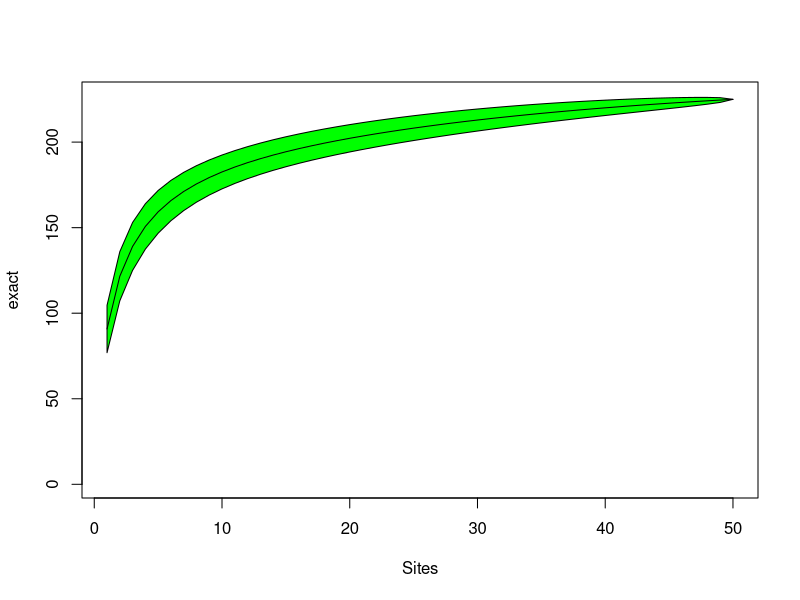
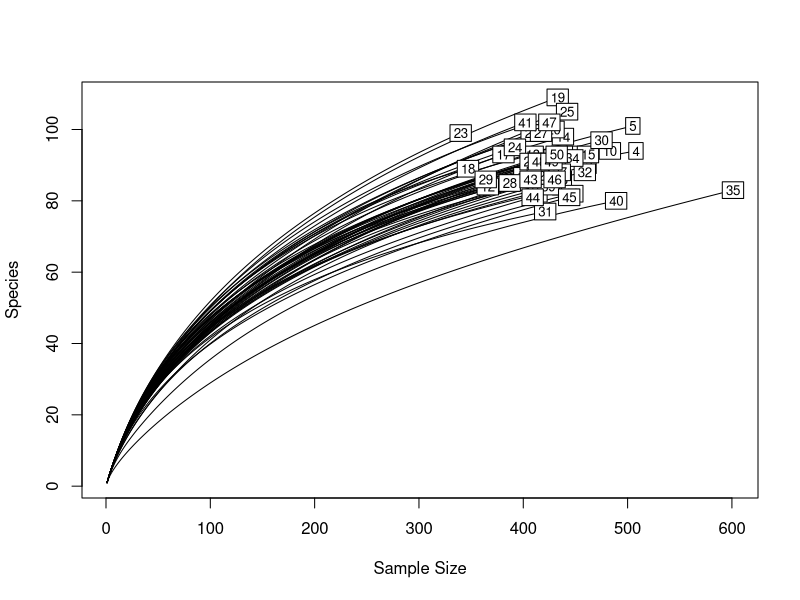

Source code (R) for these figures, in order:
install.packages("vegan")
library("vegan")
data(BCI)
S<-specnumber(BCI)
View(S)
sac<- specaccum(BCI)
plot(sac,ci.type="polygon",ci.col="green")
rarecurve(BCI)
H<-diversity(BCI)
H
